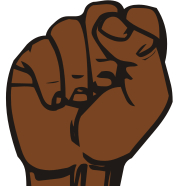
#> input picture testing_data/yes_3.jpg, 186 x 186 px
$ python PixelComparison.py
#> lines starting #> are read from the running program, lines starting #| are printed output that depends on the picture; after the words box and inside, x2 and y2 are one past the last pixel; in counts of white or black regions, pixels touching at a corner belong together
#> further down, image is the input picture: shape (186, 186, 3); mean B, G, R 98.4, 115.8, 142.8
import cv2
import numpy as np
import time
import argparse

# to call performance test
parser = argparse.ArgumentParser()
parser.add_argument('--performanceTest', type=int, help='runs performance test.',default=0)
args = parser.parse_args()

def naive_pixel_comparison(image,time):
#> called with time = 0
    gray = cv2.cvtColor(image, cv2.COLOR_BGR2GRAY)  # convert to grayscale
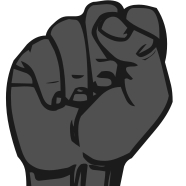
#> gray: shape (186, 186); min 26, max 255, mean 121.9
    _, thresh = cv2.threshold(gray, 200, 255, cv2.THRESH_BINARY_INV)  # thresholding
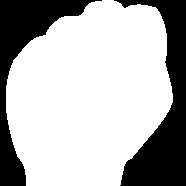
#> thresh: shape (186, 186); 70.2% white; 2 black regions, box (x1, y1, x2, y2) and area: (114, 0, 186, 186) 5728, (0, 0, 102, 186) 4598

    # calculate the percentage of white pixels (indicating fingers)
    white_pixel_ratio = np.sum(thresh == 255) / thresh.size
#> white_pixel_ratio = 0.702

    if time == 0:
        cv2.imshow("Thresholded Image", thresh)
        cv2.waitKey(0)==ord('q')
        cv2.destroyAllWindows()

    if white_pixel_ratio == 1 or white_pixel_ratio <0.01: #to filter out invalid images of just blank images
        print("Invalid gesture")
        return "Invalid"

    elif white_pixel_ratio > 0.4:  # mostly white area (open fingers)
        print("yes gesture detected.")
        return "Yes"

    else:  # more dark space (likely two fingers)
        print("No gesture detected.")
        return "No"

# for performance test
def timing_test():
    total_time =time.time()
    i=1
    yes_accuracy = 10
    no_accuracy = 10
    invalid_accuracy = 5
    accuracy = 25
    for i  in range(25):
        start_time = time.time()
        image_path = f"./performance_test_input/input_{i}.jpg"
        image = cv2.imread(image_path)
        result = naive_pixel_comparison(image,1)
        if i < 10 and (result!="Yes"):
            accuracy=accuracy-1
            yes_accuracy=yes_accuracy-1
            print("incorrect classification for yes gesture")
        if (i < 20 and i>9) and (result != "No"):
            accuracy=accuracy-1
            no_accuracy=no_accuracy-1
            print("incorrect classifcation for No gesture")
        if i>19 and result!="Invalid":
            accuracy=accuracy-1
            invalid_accuracy=invalid_accuracy-1
            print("incorrect classifcation for invalid gesture")
        end_time = time.time()
        print(f"Execution Time: {end_time - start_time:.4f} seconds")
    print("accuracy is ",accuracy/25*100,"%")
    print("the yes gesture accuracy was ",yes_accuracy/10*100,"%")
    print("the no gesture accuracy was ",no_accuracy/10*100,"%")
    print("the invalid gesture accuracy was ",invalid_accuracy/5*100,"%")
    over_time = time.time()
    print(f"the total time to run was {over_time-total_time:.4f} seconds")

# main either calls unit tests to performance test
if args.performanceTest == 0:

    image = cv2.imread("./testing_data/yes_3.jpg")  # replace with your unit test image
    if image is None:
        print("Error: Image not found or unable to read the file. Check the file path or format.")
        exit()
    else:
        print("Image successfully loaded.")
    result = naive_pixel_comparison(image,0)
#> result = 'Yes'
    print(f"Detected gesture: {result}")
#| Detected gesture: Yes
    cv2.imshow("Naive Pixel Comparison", image)
    cv2.waitKey(0) == ord('q') # press 'q' to quit
    cv2.destroyAllWindows()

#run timing tracking for performance
if args.performanceTest == 1:
    timing_test()
